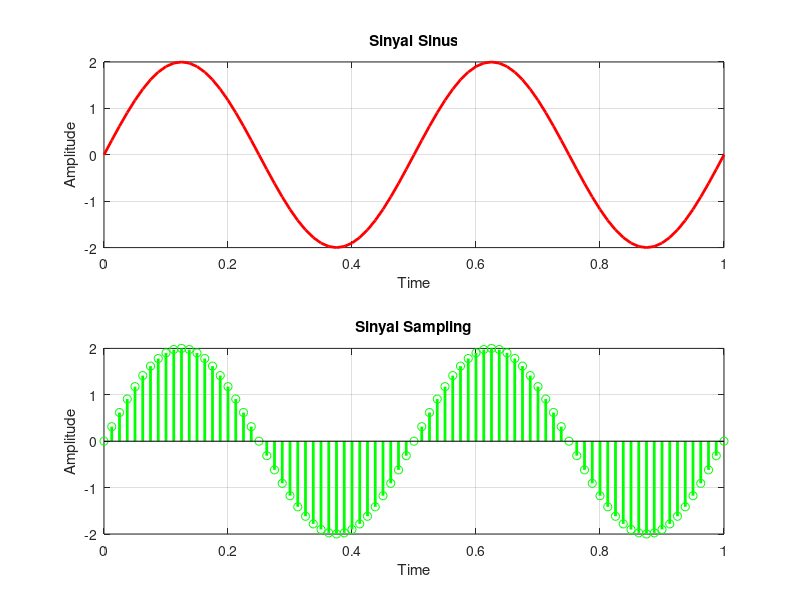
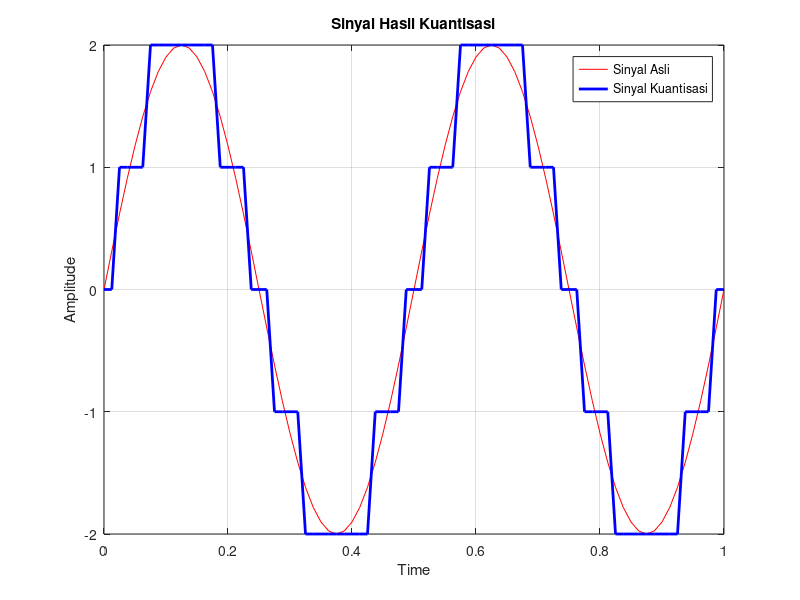
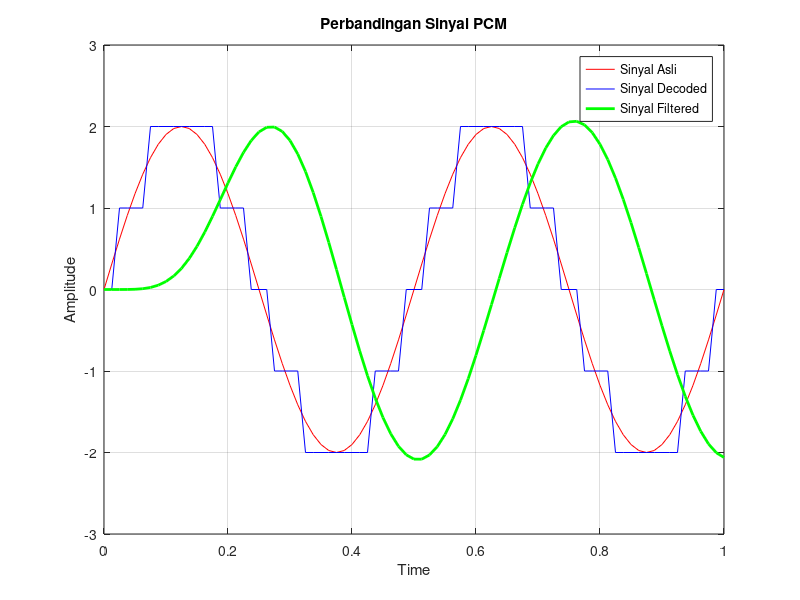

These charts were generated, in order, by the following MATLAB code:
%% PCM Transmitter (Tx) - Program Sederhana
% Proses: Sinyal Analog → Sampling → Kuantisasi → Encoding

clear all;
close all;
clc;

%% Sinyal Analog (sinyal informasi)
f = 2;                          % Frekuensi sinyal informasi
fs = 40*f;                      % Frekuensi sampling t=0:1/fs:1; 
t = 0:1/fs:1;                   % Time
a = 2;                          % Amplitudo sinyal
x = a*sin(2*pi*f*t);            % Sinyal informasi

%% Shifting Amplitude (Level shifting)
x1 = x + a;

%% Proses Kuantisasi menggunakan fungsi "round"
quan = round(x1);
quan1 = quan - a;
encode = de2bi(quan, 'left-msb');
xe = encode;

%% PCM Receiver
decode = bi2de(encode, 'left-msb');

%% Shifting Level sinyal ke level sinyal asli
xr = decode - a;

%% Low Pass Filtering
[num, den] = butter(5, 4*f/fs);     % Butterworth LPF
rec_op = filter(num, den, xr);      % Smoothing

%% Plotting
figure(1)

subplot(211)
plot(t, x, 'r', 'linewidth', 2)
xlabel('Time')
ylabel('Amplitude')
title('Sinyal Sinus')
grid on

subplot(212)
stem(t, x, 'g', 'linewidth', 2)
xlabel('Time')
ylabel('Amplitude')
title('Sinyal Sampling')
grid on

figure(2)
plot(t, x, 'r', t, quan1, 'b', 'linewidth', 2)
xlabel('Time')
ylabel('Amplitude')
title('Sinyal Hasil Kuantisasi')
legend('Sinyal Asli', 'Sinyal Kuantisasi')
grid on

figure(3)
plot(t, x, 'r', t, xr, 'b', t, rec_op, 'g', 'linewidth', 2)
xlabel('Time')
ylabel('Amplitude')
title('Perbandingan Sinyal PCM')
legend('Sinyal Asli', 'Sinyal Decoded', 'Sinyal Filtered')
grid on

% Cara 1: Tampilkan sebagai tabel
fprintf('\n=== DATA ENCODED (5 sampel pertama) ===\n');
for i = 1:5
    fprintf('Sampel %d: %d → [%d %d %d]\n', i, quan(i), encode(i,1), encode(i,2), encode(i,3));
end

%% Informasi Parameter
fprintf('=== PARAMETER PCM SYSTEM ===\n');
fprintf('Frekuensi sinyal (f): %g Hz\n', f);
fprintf('Frekuensi sampling (fs): %g Hz\n', fs);
fprintf('Amplitudo sinyal (a): %g\n', a);
fprintf('Rasio sampling (fs/f): %g\n', fs/f);
fprintf('Jumlah bit per sampel: %d bit\n', size(encode, 2));
fprintf('Jumlah level kuantisasi: %d level\n', max(quan) + 1);

fprintf('\n=== CONTOH DATA ===\n');
fprintf('Sampel ke-1 sampai 5:\n');
for i = 1:5
    fprintf('t=%.3f: x=%.3f → x1=%.3f → quan=%d → decoded=%.3f\n', ...
        t(i), x(i), x1(i), quan(i), xr(i));
end